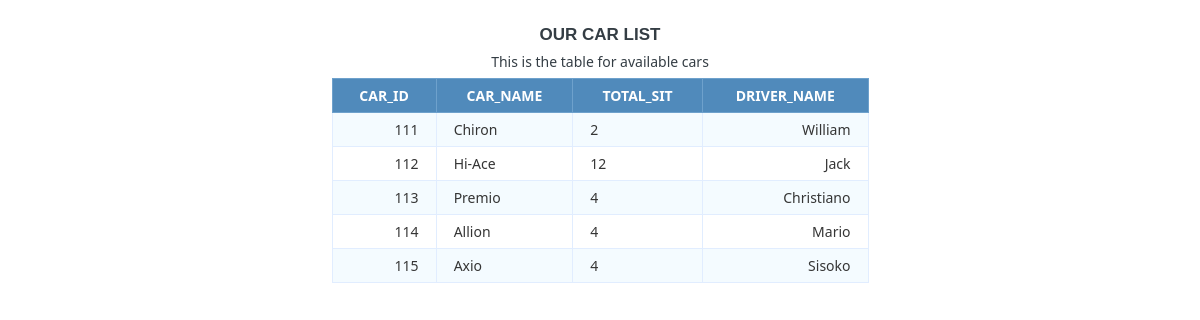
The page /inner_join.php on the database its author committed.
### tables this page shows
CREATE TABLE `car_information` (
  `sl` int(20) NOT NULL,
  `Car_ID` varchar(20) NOT NULL,
  `Car_Licence_Number` varchar(35) NOT NULL,
  `Car_Engine_Number` varchar(35) NOT NULL,
  `Car_Name` varchar(35) NOT NULL,
  `Car_Brand` varchar(35) NOT NULL,
  `Driver_ID` varchar(35) NOT NULL,
  `Total_sit` varchar(30) NOT NULL
);

CREATE TABLE `driver_information` (
  `sl` int(20) NOT NULL,
  `Driver_ID` varchar(20) NOT NULL,
  `Car_ID` varchar(20) NOT NULL,
  `Driver_License_Number` varchar(23) NOT NULL,
  `Driver_Name` varchar(45) NOT NULL,
  `Driver_cell` varchar(34) NOT NULL,
  `Driver_Email` varchar(34) NOT NULL
);

### inner_join.php (the view, shortened to what this page needs)
<?php
$db_host = 'localhost';
$db_user = 'root';
$db_pass = '';
$db_name = 'rent_a_car_management_system';
$conn = mysqli_connect($db_host, $db_user, $db_pass, $db_name);
$sql = ' select car_information.Car_ID, car_information.Car_Name, car_information.Total_sit, driver_information.Driver_Name from car_information inner join driver_information on car_information.Car_ID=driver_information.Car_ID';
$query = mysqli_query($conn, $sql);
?>
<html>
<head>
</head>
<body>
	<h1>Our Car List</h1>
	<table class="data-table">
		<caption class="title">This is the table for available cars</caption>
		<thead>
			<tr>
			    <th>Car_ID</th>
				<th>Car_Name</th>
				<th>Total_sit</th>
				<th>Driver_Name</th>
			</tr>
		</thead>
		<tbody>
		<?php
		while ($row = mysqli_fetch_array($query))
		{
			echo '<tr>
					<td>'.$row['Car_ID'].'</td>
					<td>'.$row['Car_Name'].'</td>
					<td>'.$row['Total_sit'].'</td>
					<td>'.$row['Driver_Name'].'</td>
				</tr>';
		}?>
		</tbody>
	</table>
</body>
</html>

### inner_join.php (style rules this page uses)
body { font-size: 15px; color: #343d44; font-family: "segoe-ui", "open-sans", tahoma, arial; padding: 0; margin: 0; }
table { margin: auto; font-family: "Lucida Sans Unicode", "Lucida Grande", "Segoe Ui"; font-size: 12px; }
h1 { margin: 25px auto 0; text-align: center; text-transform: uppercase; font-size: 17px; }
table td { transition: all .5s; }
.data-table { border-collapse: collapse; font-size: 14px; min-width: 537px; }
.data-table th, .data-table td { border: 1px solid #e1edff; padding: 7px 17px; }
.data-table caption { margin: 7px; }
.data-table thead th { background-color: #508abb; color: #FFFFFF; border-color: #6ea1cc !important; text-transform: uppercase; }
.data-table tbody td { color: #353535; }
.data-table tbody td:first-child, .data-table tbody td:nth-child(4), .data-table tbody td:last-child { text-align: right; }
.data-table tbody tr:nth-child(odd) td { background-color: #f4fbff; }

### rows shown on the page
car_information: Car_ID "111", Car_Name "Chiron", Total_sit "2", driver_information.Driver_Name "William"
car_information: Car_ID "112", Car_Name "Hi-Ace", Total_sit "12", driver_information.Driver_Name "Jack"
car_information: Car_ID "113", Car_Name "Premio", Total_sit "4", driver_information.Driver_Name "Christiano"
car_information: Car_ID "114", Car_Name "Allion", Total_sit "4", driver_information.Driver_Name "Mario"
car_information: Car_ID "115", Car_Name "Axio", Total_sit "4", driver_information.Driver_Name "Sisoko"
